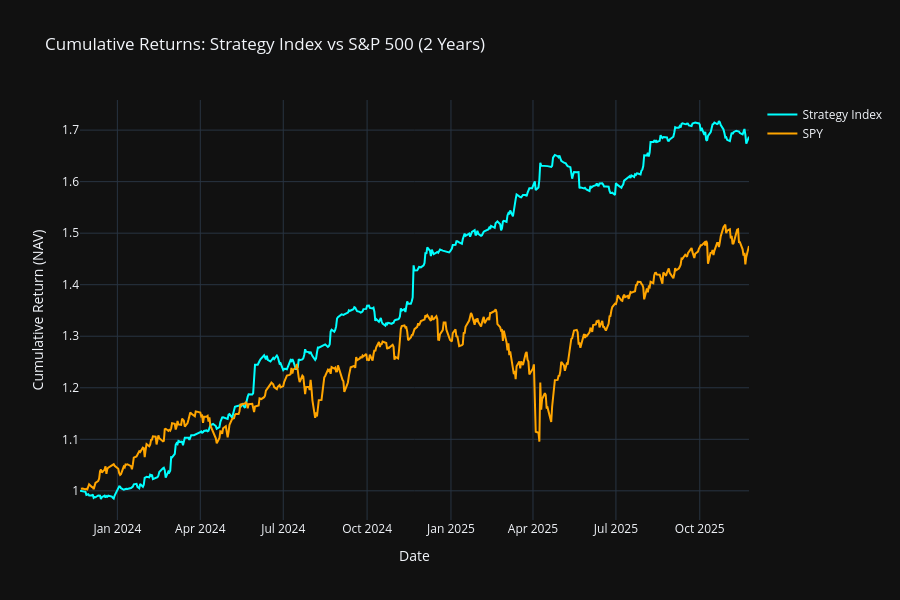

This figure's notebook cell:
### Code cell
# Load weights (best-per-pair Sharpe^2-weighted)
weights = pd.read_csv("results/top_pairs_sharpe80_best_strategy_weights.csv")

# Convert date range
start = START
end   = END

# Build Weighted Index Daily Returns
index_returns_list = []

for _, row in weights.iterrows():
    tech   = row["Primary"]
    retail = row["Pair"]
    method = row["BestMethod"]
    window = int(row["BestWindow"])
    w      = row["Weight"]

    # Replay the strategy
    data, rets = load_prices_cached(tech, retail)
    pnl, _, _  = mean_reversion_strategy(
        data, rets, tech, retail, window, Z_ENTRY, Z_EXIT, method, COSTS
    )

    # Weight its daily pnl
    weighted_pnl = pnl * w
    index_returns_list.append(weighted_pnl)

# Combine all weighted daily returns → Index return series
index_returns = pd.concat(index_returns_list, axis=1).sum(axis=1)
index_returns.name = "IndexReturn"

# Build cumulative NAV
index_nav = (1 + index_returns).cumprod()
index_nav.name = "IndexNAV"

# Load SPY (S&P 500 benchmark)

# Fetch SPY as a single series
spy_prices = fetch_polygon_agg("SPY", pd.Timestamp(START), pd.Timestamp(END))

# Compute returns
spy_returns = spy_prices["SPY"].pct_change().dropna()
spy_returns.name = "SPY_Return"

# Compute NAV
spy_nav = (1 + spy_returns).cumprod()
spy_nav.name = "SPY_NAV"


# Visualization
fig = go.Figure()

fig.add_trace(go.Scatter(
    x=index_nav.index,
    y=index_nav,
    mode='lines',
    name='Strategy Index',
    line=dict(color='cyan')
))

fig.add_trace(go.Scatter(
    x=spy_nav.index,
    y=spy_nav,
    mode='lines',
    name='SPY',
    line=dict(color='orange')
))

fig.update_layout(
    title="Cumulative Returns: Strategy Index vs S&P 500 (2 Years)",
    xaxis_title="Date",
    yaxis_title="Cumulative Return (NAV)",
    template="plotly_dark",
    height=600
)

fig.show()

# Metrics Table
def compute_metrics(r):
    return {
        "AnnReturn": annualize_mean(r),
        "AnnVol": annualize_vol(r),
        "Sharpe": sharpe_ratio(r),
        "MaxDD": max_dd(r)
    }

metrics_index = compute_metrics(index_returns)
metrics_spy   = compute_metrics(spy_returns)

metrics_df = pd.DataFrame({
    "StrategyIndex": metrics_index,
    "SP500": metrics_spy
})

print("\nPerformance Metrics")
print(metrics_df)

### Figure 1 — Plotly figure (JSON) as saved in the notebook; plotly's stock layout.template omitted (floating-point values rounded to 4 significant figures; data arrays with more than 128 entries replaced by an {"elided": "..."} marker saying what was removed)
{"data": [{"line": {"color": "cyan"}, "mode": "lines", "name": "Strategy Index", "type": "scatter", "x": {"elided": "504 str values"}, "y": {"elided": "504 float values"}}, {"line": {"color": "orange"}, "mode": "lines", "name": "SPY", "type": "scatter", "x": {"elided": "503 str values"}, "y": {"elided": "503 float values"}}], "layout": {"height": 600, "title": {"text": "Cumulative Returns: Strategy Index vs S&P 500 (2 Years)"}, "xaxis": {"title": {"text": "Date"}}, "yaxis": {"title": {"text": "Cumulative Return (NAV)"}}}}
